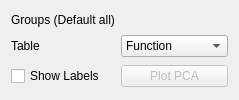
              <widget class="QWidget" name="tab_12">
               <attribute name="title">
                <string>PCA</string>
               </attribute>
               <layout class="QGridLayout" name="gridLayout_26">
                <item row="2" column="0">
                 <widget class="QCheckBox" name="checkBox_pca_if_show_lable">
                  <property name="sizePolicy">
                   <sizepolicy hsizetype="Minimum" vsizetype="Fixed">
                    <horstretch>0</horstretch>
                    <verstretch>0</verstretch>
                   </sizepolicy>
                  </property>
                  <property name="layoutDirection">
                   <enum>Qt::LeftToRight</enum>
                  </property>
                  <property name="text">
                   <string>Show Labels</string>
                  </property>
                 </widget>
                </item>
                <item row="0" column="0">
                 <widget class="QLabel" name="label_69">
                  <property name="sizePolicy">
                   <sizepolicy hsizetype="Fixed" vsizetype="Fixed">
                    <horstretch>0</horstretch>
                    <verstretch>0</verstretch>
                   </sizepolicy>
                  </property>
                  <property name="text">
                   <string>Groups (Default all)</string>
                  </property>
                 </widget>
                </item>
                <item row="0" column="1">
                 <layout class="QVBoxLayout" name="verticalLayout_basic_pca"/>
                </item>
                <item row="2" column="1">
                 <widget class="QPushButton" name="pushButton_plot_pca_sns">
                  <property name="enabled">
                   <bool>false</bool>
                  </property>
                  <property name="sizePolicy">
                   <sizepolicy hsizetype="Preferred" vsizetype="Fixed">
                    <horstretch>0</horstretch>
                    <verstretch>0</verstretch>
                   </sizepolicy>
                  </property>
                  <property name="text">
                   <string>Plot PCA</string>
                  </property>
                 </widget>
                </item>
                <item row="1" column="1">
                 <widget class="QComboBox" name="comboBox_table4pca">
                  <property name="sizePolicy">
                   <sizepolicy hsizetype="Preferred" vsizetype="Fixed">
                    <horstretch>0</horstretch>
                    <verstretch>0</verstretch>
                   </sizepolicy>
                  </property>
                  <item>
                   <property name="text">
                    <string>Function</string>
                   </property>
                  </item>
                  <item>
                   <property name="text">
                    <string>Taxa</string>
                   </property>
                  </item>
                  <item>
                   <property name="text">
                    <string>Taxa-Function</string>
                   </property>
                  </item>
                  <item>
                   <property name="text">
                    <string>Peptide</string>
                   </property>
                  </item>
                 </widget>
                </item>
                <item row="1" column="0">
                 <widget class="QLabel" name="label_70">
                  <property name="text">
                   <string>Table</string>
                  </property>
                 </widget>
                </item>
               </layout>
              </widget>
